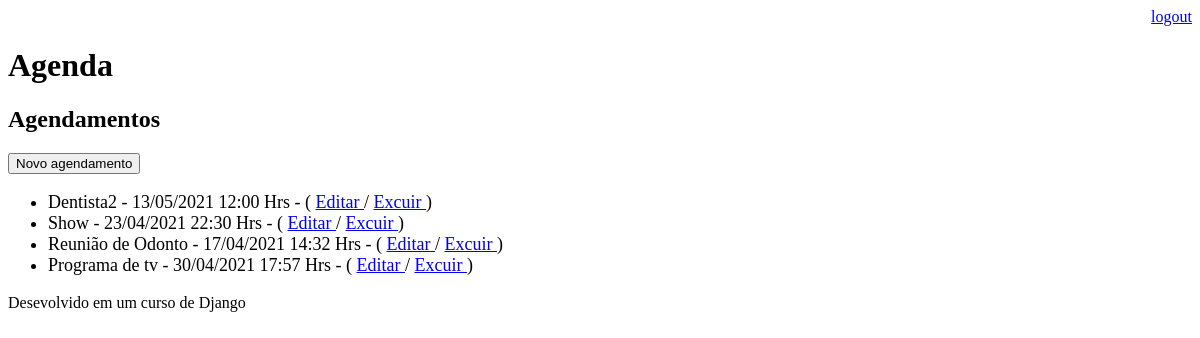
The page /agenda/ (signed in) on the database as committed earlier.
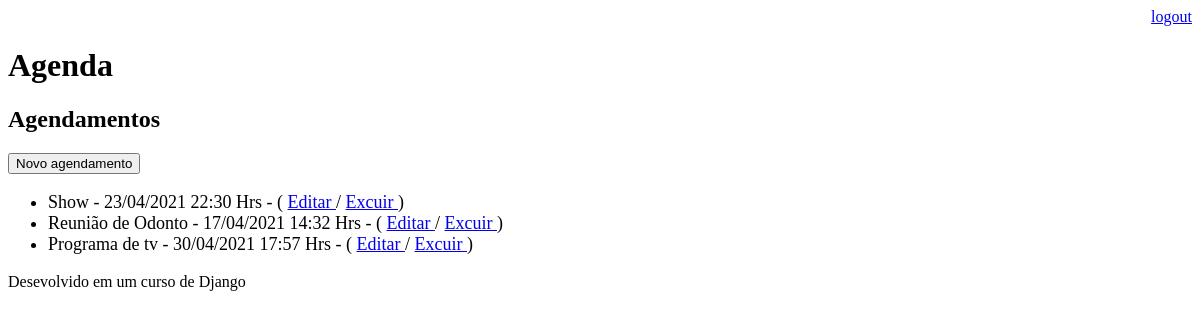
The same page on the database as committed later.
### core/models.py (models this page shows, shortened)
class Evento(models.Model):
    titulo = models.CharField(max_length=100)
    descricao = models.TextField(blank=True, null=True)
    data_evento = models.DateTimeField(verbose_name='Data do Evento')
    data_criacao = models.DateTimeField(auto_now=True)
    usuario = models.ForeignKey(User, on_delete=models.CASCADE)
    class Meta:
        db_table = 'evento'
    def get_data_evento(self):
        return self.data_evento.strftime('%d/%m/%Y %H:%M Hrs')
    def get_evento_atrasado(self):
        if self.data_evento < datetime.now():
            return True
        else:
            return False

### core/views.py (the view)
# urls.py: path('agenda/', views.lista_eventos),
@login_required(login_url='/login/')
def lista_eventos(request):
    usuario = request.user
    data_atual = datetime.now() - timedelta(hours=1)
    evento = Evento.objects.filter(usuario=usuario,
                                    data_evento__gt=data_atual)
    dados = {'eventos':evento}
    return render(request , 'agenda.html', dados)

### templates/agenda.html
{% extends "model-page.html" %}
{% block content %}
    <h2>Agendamentos
    </h2>
    <a href="evento/">
        <button>Novo agendamento</button>
    </a>
    <ul style="font-size: 18px;">
        {% for evento in eventos %}
        <div style={% if evento.get_evento_atrasado %} "color:red;" {% endif %}>
            <li>{{ evento.titulo }} - {{ evento.get_data_evento }}  -  ( <a href="evento/?id={{ evento.id }}"> Editar </a>/ <a href="evento/delete/{{ evento.id }}/"> Excuir </a>)</li>
        </div>
        {% endfor %}
    </ul>
{% endblock %}

Rows that differ between the two databases and show on the page:
no longer on this page (row edited): Evento: titulo "Dentista2", get_data_evento "13/05/2021 12:00 Hrs"
